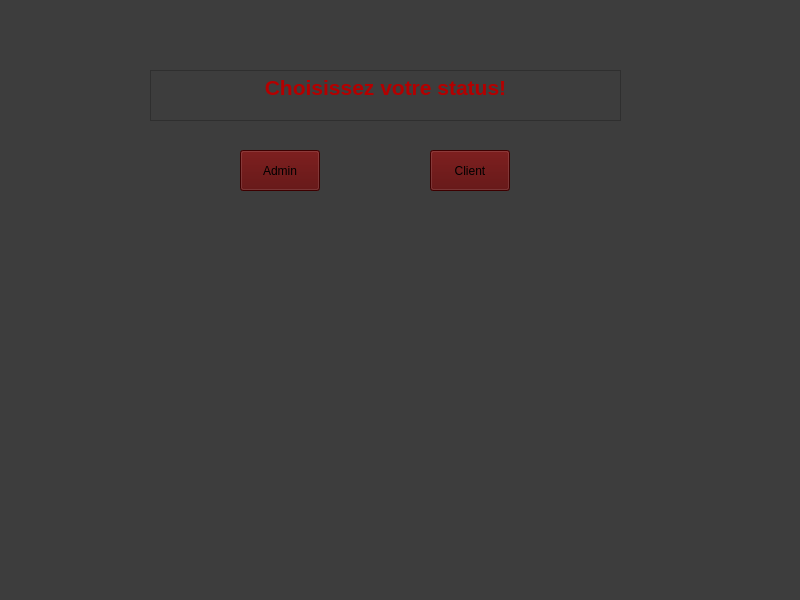
<?xml version="1.0" encoding="UTF-8"?>
<ui version="4.0">
 <class>MainWindow</class>
 <widget class="QMainWindow" name="MainWindow">
  <property name="geometry">
   <rect>
    <x>0</x>
    <y>0</y>
    <width>800</width>
    <height>600</height>
   </rect>
  </property>
  <property name="windowTitle">
   <string>MainWindow</string>
  </property>
  <property name="styleSheet">
   <string notr="true">background-color: rgb(61, 61, 61);</string>
  </property>
  <widget class="QWidget" name="centralwidget">
   <widget class="QPushButton" name="pushButton">
    <property name="geometry">
     <rect>
      <x>240</x>
      <y>150</y>
      <width>80</width>
      <height>41</height>
     </rect>
    </property>
    <property name="styleSheet">
     <string notr="true">font: 700 9pt &quot;Segoe Print&quot;;
background-color: rgb(85, 0, 0);</string>
    </property>
    <property name="text">
     <string>Admin</string>
    </property>
   </widget>
   <widget class="QPushButton" name="pushButton_2">
    <property name="geometry">
     <rect>
      <x>430</x>
      <y>150</y>
      <width>80</width>
      <height>41</height>
     </rect>
    </property>
    <property name="styleSheet">
     <string notr="true">font: 700 9pt &quot;Segoe Print&quot;;
background-color: rgb(85, 0, 0);</string>
    </property>
    <property name="text">
     <string>Client</string>
    </property>
   </widget>
   <widget class="QTextBrowser" name="textBrowser">
    <property name="geometry">
     <rect>
      <x>150</x>
      <y>70</y>
      <width>471</width>
      <height>51</height>
     </rect>
    </property>
    <property name="html">
     <string>&lt;!DOCTYPE HTML PUBLIC &quot;-//W3C//DTD HTML 4.0//EN&quot; &quot;http://www.w3.org/TR/REC-html40/strict.dtd&quot;&gt;
&lt;html&gt;&lt;head&gt;&lt;meta name=&quot;qrichtext&quot; content=&quot;1&quot; /&gt;&lt;meta charset=&quot;utf-8&quot; /&gt;&lt;style type=&quot;text/css&quot;&gt;
p, li { white-space: pre-wrap; }
hr { height: 1px; border-width: 0; }
li.unchecked::marker { content: &quot;\2610&quot;; }
li.checked::marker { content: &quot;\2612&quot;; }
&lt;/style&gt;&lt;/head&gt;&lt;body style=&quot; font-family:'Segoe UI'; font-size:9pt; font-weight:400; font-style:normal;&quot;&gt;
&lt;p align=&quot;center&quot; style=&quot; margin-top:0px; margin-bottom:0px; margin-left:0px; margin-right:0px; -qt-block-indent:0; text-indent:0px;&quot;&gt;&lt;span style=&quot; font-size:16pt; font-weight:700; color:#b40000;&quot;&gt;Choisissez votre status!&lt;/span&gt;&lt;/p&gt;&lt;/body&gt;&lt;/html&gt;</string>
    </property>
   </widget>
  </widget>
  <widget class="QMenuBar" name="menubar">
   <property name="geometry">
    <rect>
     <x>0</x>
     <y>0</y>
     <width>800</width>
     <height>21</height>
    </rect>
   </property>
  </widget>
  <widget class="QStatusBar" name="statusbar"/>
 </widget>
 <resources/>
 <connections/>
</ui>
